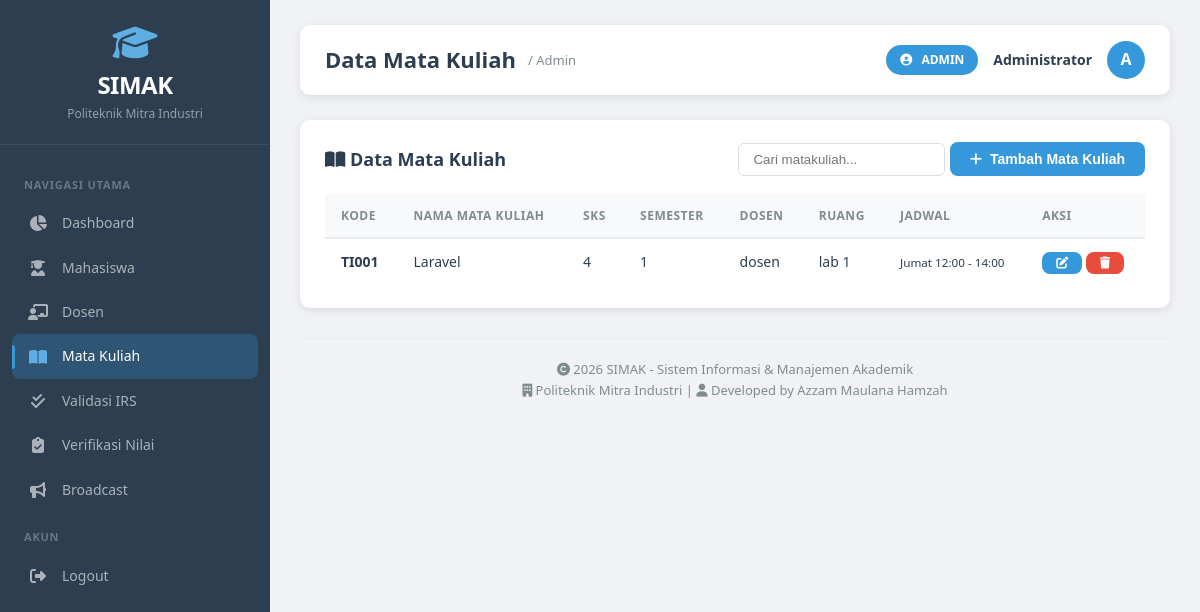
/public/admin/matakuliah.php (signed in), run on the app's committed database.
### tables this page shows
CREATE TABLE `courses` (
  `id` int NOT NULL,
  `kode_mk` varchar(20) NOT NULL,
  `nama_mk` varchar(100) NOT NULL,
  `sks` int NOT NULL,
  `semester` int NOT NULL,
  `program_studi` varchar(100) DEFAULT NULL,
  `dosen_id` int DEFAULT NULL,
  `ruang` varchar(50) DEFAULT NULL,
  `hari` varchar(20) DEFAULT NULL,
  `jam_mulai` time DEFAULT NULL,
  `jam_selesai` time DEFAULT NULL,
  `kapasitas` int DEFAULT '30',
  `created_at` timestamp NULL DEFAULT CURRENT_TIMESTAMP
);

CREATE TABLE `users` (
  `id` int NOT NULL,
  `username` varchar(50) NOT NULL,
  `password` varchar(255) NOT NULL,
  `nama` varchar(100) NOT NULL,
  `nip_nim` varchar(20) DEFAULT NULL,
  `email` varchar(100) DEFAULT NULL,
  `role` enum('admin','dosen','mahasiswa') NOT NULL,
  `created_at` timestamp NULL DEFAULT CURRENT_TIMESTAMP,
  `updated_at` timestamp NULL DEFAULT CURRENT_TIMESTAMP ON UPDATE CURRENT_TIMESTAMP
);

### controllers/AdminController.php (called while the page is built, shortened)
<?php
class AdminController {
    private $pdo;
    public function __construct($pdo) {
        $this->pdo = $pdo;
    }
    public function getAllMatakuliah() {
        $stmt = $this->pdo->prepare("
            SELECT c.*, u.nama as dosen_nama, d.nidn as dosen_nidn,
                d.id as dosen_id
            FROM courses c
            LEFT JOIN dosen d ON c.dosen_id = d.id
            LEFT JOIN users u ON d.user_id = u.id
            ORDER BY c.kode_mk ASC
        ");
        $stmt->execute();
        return $stmt->fetchAll();
    }
}
?>

### public/admin/matakuliah.php (the view, shortened to what this page needs)
<?php
require_once __DIR__ . '/../../config/database.php';
require_once __DIR__ . '/../../controllers/AdminController.php';
$adminController = new AdminController($pdo);
$matakuliah = $adminController->getAllMatakuliah();
include __DIR__ . '/../../includes/header.php';
?>
<div class="table-container">
    <div class="table-header">
        <h3><i class="fas fa-book-open"></i> Data Mata Kuliah</h3>
        <div>
            <input type="text" id="tableSearch" placeholder="Cari matakuliah..." style="padding: 8px 14px; border: 1px solid #ddd; border-radius: 6px;">
            <button class="btn btn-primary" onclick="openModal('modalTambah')">
                <i class="fas fa-plus"></i> Tambah Mata Kuliah
            </button>
        </div>
    </div>
    <table>
        <thead>
            <tr>
                <th>Kode</th>
                <th>Nama Mata Kuliah</th>
                <th>SKS</th>
                <th>Semester</th>
                <th>Dosen</th>
                <th>Ruang</th>
                <th>Jadwal</th>
                <th>Aksi</th>
            </tr>
        </thead>
        <tbody>
            <?php if (!empty($matakuliah)): ?>
                <?php foreach ($matakuliah as $mk): ?>
                    <tr>
                        <td><strong><?= htmlspecialchars($mk['kode_mk']) ?></strong></td>
                        <td><?= htmlspecialchars($mk['nama_mk']) ?></td>
                        <td><?= $mk['sks'] ?></td>
                        <td><?= $mk['semester'] ?></td>
                        <td><?= htmlspecialchars($mk['dosen_nama'] ?? '-') ?></td>
                        <td><?= htmlspecialchars($mk['ruang'] ?? '-') ?></td>
                        <td>
                            <?php if (!empty($mk['hari'])): ?>
                                <small>
                                    <?= htmlspecialchars($mk['hari']) ?>
                                    <?= date('H:i', strtotime($mk['jam_mulai'])) ?> -
                                    <?= date('H:i', strtotime($mk['jam_selesai'])) ?>
                                </small>
                            <?php else: ?>
                                -
                            <?php endif; ?>
                        </td>
                        <td>
                            <button class="btn btn-primary btn-sm" onclick="editMatakuliah(<?= $mk['id'] ?>)">
                                <i class="fas fa-edit"></i>
                            </button>
                            <button class="btn btn-danger btn-sm btn-delete" onclick="deleteMatakuliah(<?= $mk['id'] ?>)">
                                <i class="fas fa-trash"></i>
                            </button>
                        </td>
                    </tr>
                <?php endforeach; ?>
            <?php endif; ?>
        </tbody>
    </table>
</div>
<?php include __DIR__ . '/../../includes/footer.php'; ?>

### public/assets/css/style.css (style rules this page uses)
* { margin: 0; padding: 0; box-sizing: border-box; }
:root { --primary: #3498db; --primary-dark: #2980b9; --primary-light: #5faee3; --secondary: #2c3e50; --success: #2ecc71; --success-dark: #27ae60; --danger: #e74c3c; --danger-dark: #c0392b; --warning: #f39c12; --warning-dark: #d68910; --info: #3498db; --gray: #95a5a6; --gray-dark: #7f8c8d; --gray-light: #ecf0f1; --white: #ffffff; --black: #2c3e50; --shadow: 0 2px 10px rgba(0,0,0,0.1); --shadow-hover: 0 4px 20px rgba(0,0,0,0.15); --radius: 10px; --transition: all 0.3s ease; }
html { scroll-behavior: smooth; }
body { font-family: 'Segoe UI', Tahoma, Geneva, Verdana, sans-serif; background: #f0f2f5; color: var(--black); line-height: 1.6; min-height: 100vh; }
.table-container { background: var(--white); border-radius: var(--radius); padding: 22px 25px; box-shadow: var(--shadow); overflow-x: auto; margin-bottom: 25px; }
.table-container .table-header { display: flex; justify-content: space-between; align-items: center; margin-bottom: 18px; flex-wrap: wrap; gap: 10px; }
.table-container .table-header h3 { font-size: 18px; color: var(--secondary); font-weight: 600; }
.table-container table { width: 100%; border-collapse: collapse; }
.table-container table thead th { background: #f8f9fa; padding: 12px 16px; text-align: left; font-weight: 600; font-size: 12px; color: var(--gray-dark); text-transform: uppercase; letter-spacing: 0.5px; border-bottom: 2px solid #e9ecef; white-space: nowrap; }
.table-container table tbody td { padding: 12px 16px; border-bottom: 1px solid #f0f0f0; font-size: 14px; vertical-align: middle; }
.table-container table tbody tr:last-child td { border-bottom: none; }
.btn { display: inline-flex; align-items: center; gap: 8px; padding: 9px 20px; border: none; border-radius: 8px; font-size: 14px; font-weight: 600; cursor: pointer; transition: var(--transition); text-align: center; white-space: nowrap; }
.btn i { font-size: 14px; }
.btn-primary { background: var(--primary); color: var(--white); }
.btn-danger { background: var(--danger); color: var(--white); }
.btn-sm { padding: 5px 14px; font-size: 12px; }
.btn-sm i { font-size: 12px; }

### data on the page
courses: kode_mk "TI001", nama_mk "Laravel", sks "4", semester "1", users.nama "dosen", ruang "lab 1", hari "Jumat", jam_mulai "12:00", jam_selesai "14:00"

### other printed values
$page_title "Data Mata Kuliah"
$role "Admin"
$role "ADMIN"
$nama "Administrator"
$initial "A"
